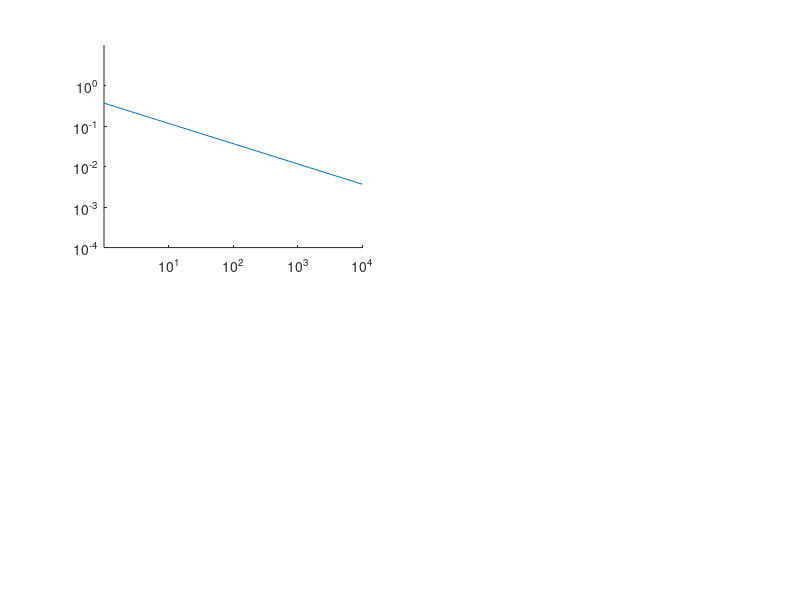

Here is the MATLAB script that generated this plot: (Note: this script raises an error after producing the figure.)
function generateFigure4

%close all

opts.maxlogB	= 10000;
opts.maxD		= 365;

figure(1), clf

% %% Parameter space
% subplot(1,2,1)
% title('a.')
% hold on
% xlabel('m')
% ylabel('c')
% axis square
% axis([-4 1 -5 5])

%% EXAMPLE 1
m=-0.5; c= -1;
subplot(2,2,1)
internalPlotMagEffect(m,c)
title('a.')

add_text_to_figure('TR','$\log(k) = -0.5\log($reward$)-1$', 12, 'latex')

subplot(2,2,2)
calculateDiscountSurface(m,c, opts );
title('b.')
%forceNonExponentialTick
% subplot(1,2,1)
% plot(m,c,'.r','MarkerSize',6^2)

%% EXAMPLE 2 - magnitude effect
m=-1.5; c= +1;
subplot(2,2,3)
internalPlotMagEffect(m,c)
title('c.')

add_text_to_figure('TR','$\log(k) = -1.5\log($reward$)+1$', 12, 'latex')

subplot(2,2,4)
calculateDiscountSurface(m,c, opts );
title('d.')
%forceNonExponentialTick

% subplot(1,2,1)
% plot(m,c,'.r','MarkerSize',6^2)

%%
latex_fig(16, 6, 6)
subplot(2,2,2), set(gca,'xticklabel',num2str(get(gca,'xtick')'))
subplot(2,2,4), set(gca,'xticklabel',num2str(get(gca,'xtick')'))
% %% Export
% figName = 'ExplanatoryFigure-MagnitudeEffect';
% set(gcf,'Color','w')
% % EXPORTING ---------------------
% myExport([], figName, [])
% % -------------------------------


return


function internalPlotMagEffect(m,c)

fh = @(x,params) exp( m * log(x) + c);
x=logspace(0,4,50);
y = fh(x);
plot(x,y)

box off

set(gca,'XScale','log')
set(gca,'YScale','log')

ylim([10^-4 10^1])

set(gca,'XTick',logspace(1,6,6))
set(gca,'YTick',logspace(-4,0,5))
forceNonExponentialTick

axis square
xlabel('reward','Interpreter','latex')
ylabel('$k$ (days$^{-1}$)','Interpreter','latex')
return
